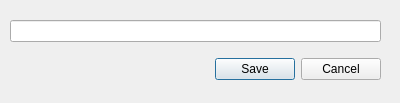
<?xml version="1.0" encoding="UTF-8"?>
<ui version="4.0">
 <class>Dialog</class>
 <widget class="QDialog" name="Dialog">
  <property name="geometry">
   <rect>
    <x>0</x>
    <y>0</y>
    <width>400</width>
    <height>103</height>
   </rect>
  </property>
  <property name="minimumSize">
   <size>
    <width>400</width>
    <height>103</height>
   </size>
  </property>
  <property name="maximumSize">
   <size>
    <width>400</width>
    <height>103</height>
   </size>
  </property>
  <property name="windowTitle">
   <string>Add Trainer</string>
  </property>
  <widget class="QWidget" name="gridLayoutWidget">
   <property name="geometry">
    <rect>
     <x>10</x>
     <y>10</y>
     <width>371</width>
     <height>80</height>
    </rect>
   </property>
   <layout class="QGridLayout" name="gridLayout">
    <item row="0" column="0">
     <widget class="QLineEdit" name="trainerInput"/>
    </item>
    <item row="1" column="0">
     <widget class="QDialogButtonBox" name="buttonBox">
      <property name="locale">
       <locale language="English" country="Germany"/>
      </property>
      <property name="orientation">
       <enum>Qt::Horizontal</enum>
      </property>
      <property name="standardButtons">
       <set>QDialogButtonBox::Cancel|QDialogButtonBox::Save</set>
      </property>
     </widget>
    </item>
   </layout>
  </widget>
 </widget>
 <resources/>
 <connections>
  <connection>
   <sender>buttonBox</sender>
   <signal>accepted()</signal>
   <receiver>Dialog</receiver>
   <slot>accept()</slot>
   <hints>
    <hint type="sourcelabel">
     <x>248</x>
     <y>254</y>
    </hint>
    <hint type="destinationlabel">
     <x>157</x>
     <y>274</y>
    </hint>
   </hints>
  </connection>
  <connection>
   <sender>buttonBox</sender>
   <signal>rejected()</signal>
   <receiver>Dialog</receiver>
   <slot>reject()</slot>
   <hints>
    <hint type="sourcelabel">
     <x>316</x>
     <y>260</y>
    </hint>
    <hint type="destinationlabel">
     <x>286</x>
     <y>274</y>
    </hint>
   </hints>
  </connection>
 </connections>
</ui>
